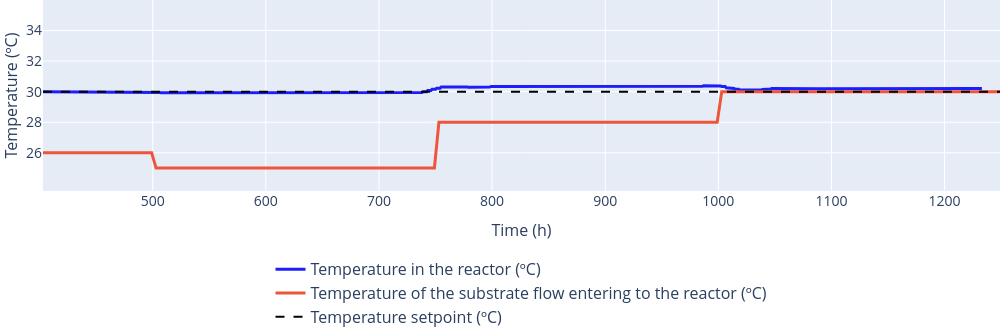
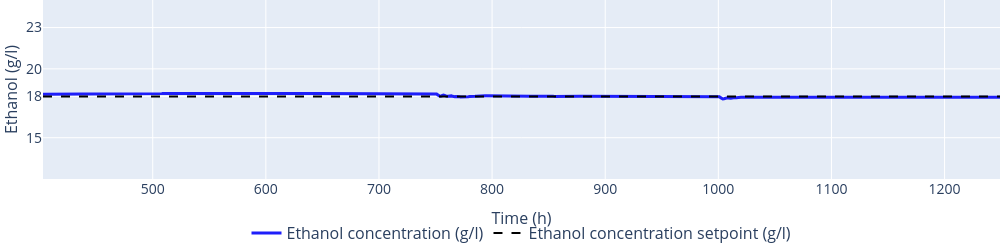
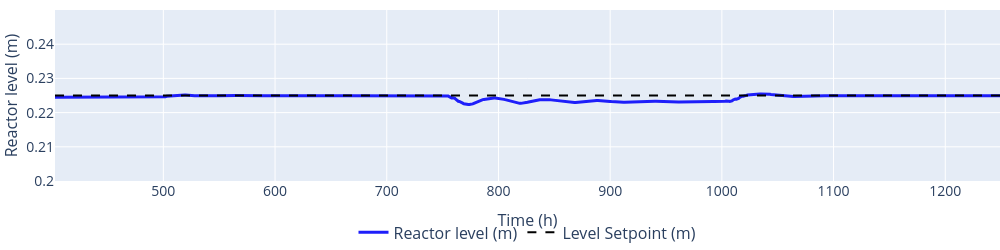
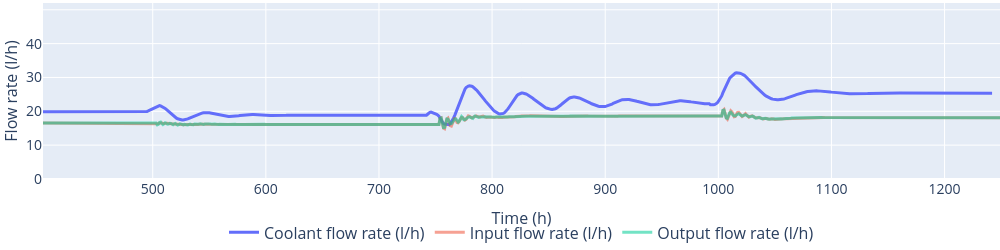

The notebook cell saved with these charts, in order:
### Code cell
from src.eval_env_runner import EvaluationEnvRunner
cd = cd[:-2]+"0_"


runner = EvaluationEnvRunner(config, model_dir=cd)
runner.run_evaluations()

### Figure 1 — Plotly figure (JSON) as saved in the notebook; plotly's stock layout.template omitted (floating-point values rounded to 4 significant figures; data arrays with more than 128 entries replaced by an {"elided": "..."} marker saying what was removed)
{"data": [{"line": {"color": "rgb(30, 30, 250)", "width": 3}, "mode": "lines", "name": "Temperature in the reactor (ºC)", "showlegend": true, "type": "scatter", "x": {"elided": "847 int values"}, "y": {"elided": "831 float values"}}, {"line": {"width": 3}, "mode": "lines", "name": "Temperature of the substrate flow entering to the reactor (ºC)", "showlegend": true, "type": "scatter", "x": {"elided": "847 int values"}, "y": {"elided": "847 float values"}}, {"line": {"color": "black", "dash": "dash"}, "mode": "lines", "name": "Temperature setpoint (ºC)", "showlegend": true, "type": "scatter", "x": {"elided": "847 int values"}, "y": {"elided": "847 int values"}}], "layout": {"height": 335, "legend": {"font": {"size": 16}, "orientation": "h", "x": 0.5, "xanchor": "center", "y": -0.75, "yanchor": "bottom"}, "margin": {"b": 0, "l": 0, "r": 0, "t": 0}, "title": {"text": ""}, "width": 1000, "xaxis": {"tickfont": {"size": 14}, "title": {"font": {"size": 16}, "text": "Time (h)"}}, "yaxis": {"range": [23.5, 36], "tickfont": {"size": 14}, "tickvals": [26, 28, 30, 32, 34], "title": {"font": {"size": 16}, "text": "Temperature (ºC)"}}}}

### Figure 2 — Plotly figure (JSON) as saved in the notebook; plotly's stock layout.template omitted (floating-point values rounded to 4 significant figures; data arrays with more than 128 entries replaced by an {"elided": "..."} marker saying what was removed)
{"data": [{"line": {"color": "rgb(30, 30, 250)", "width": 3}, "mode": "lines", "name": "Ethanol concentration (g/l)", "showlegend": true, "type": "scatter", "x": {"elided": "847 int values"}, "y": {"elided": "847 float values"}}, {"line": {"color": "black", "dash": "dash"}, "mode": "lines", "name": "Ethanol concentration setpoint (g/l)", "showlegend": true, "type": "scatter", "x": {"elided": "847 int values"}, "y": {"elided": "847 int values"}}], "layout": {"height": 250, "legend": {"font": {"size": 16}, "orientation": "h", "x": 0.5, "xanchor": "center", "y": -0.4, "yanchor": "bottom"}, "margin": {"b": 0, "l": 0, "r": 0, "t": 0}, "title": {"text": ""}, "width": 1000, "xaxis": {"tickfont": {"size": 14}, "title": {"font": {"size": 16}, "text": "Time (h)"}}, "yaxis": {"range": [12, 25], "tickfont": {"size": 14}, "tickvals": [15, 18, 20, 23], "title": {"font": {"size": 16}, "text": "Ethanol (g/l)"}}}}

### Figure 3 — Plotly figure (JSON) as saved in the notebook; plotly's stock layout.template omitted (floating-point values rounded to 4 significant figures; data arrays with more than 128 entries replaced by an {"elided": "..."} marker saying what was removed)
{"data": [{"line": {"color": "rgb(30, 30, 250)", "width": 3}, "mode": "lines", "name": "Reactor level (m)", "showlegend": true, "type": "scatter", "x": {"elided": "847 int values"}, "y": {"elided": "847 float values"}}, {"line": {"color": "black", "dash": "dash"}, "mode": "lines", "name": "Level Setpoint (m)", "showlegend": true, "type": "scatter", "x": {"elided": "847 int values"}, "y": {"elided": "847 float values"}}], "layout": {"height": 250, "legend": {"font": {"size": 16}, "orientation": "h", "x": 0.5, "xanchor": "center", "y": -0.4, "yanchor": "bottom"}, "margin": {"b": 0, "l": 0, "r": 0, "t": 0}, "title": {"text": ""}, "width": 1000, "xaxis": {"tickfont": {"size": 14}, "title": {"font": {"size": 16}, "text": "Time (h)"}}, "yaxis": {"range": [0.2, 0.25], "tickfont": {"size": 14}, "title": {"font": {"size": 16}, "text": "Reactor level (m)"}}}}

### Figure 4 — Plotly figure (JSON) as saved in the notebook; plotly's stock layout.template omitted (floating-point values rounded to 4 significant figures; data arrays with more than 128 entries replaced by an {"elided": "..."} marker saying what was removed)
{"data": [{"line": {"width": 3}, "mode": "lines", "name": "Coolant flow rate (l/h)", "opacity": 1, "showlegend": true, "type": "scatter", "x": {"elided": "847 int values"}, "y": {"elided": "840 float values"}}, {"line": {"width": 3}, "mode": "lines", "name": "Input flow rate (l/h)", "opacity": 0.55, "showlegend": true, "type": "scatter", "x": {"elided": "847 int values"}, "y": {"elided": "850 float values"}}, {"line": {"width": 3}, "mode": "lines", "name": "Output flow rate (l/h)", "opacity": 0.55, "showlegend": true, "type": "scatter", "x": {"elided": "847 int values"}, "y": {"elided": "850 float values"}}], "layout": {"height": 250, "legend": {"font": {"size": 16}, "orientation": "h", "x": 0.5, "xanchor": "center", "y": -0.4, "yanchor": "bottom"}, "margin": {"b": 0, "l": 0, "r": 0, "t": 0}, "title": {"text": " "}, "width": 1000, "xaxis": {"tickfont": {"size": 14}, "title": {"font": {"size": 16}, "text": "Time (h)"}}, "yaxis": {"range": [0, 52], "tickfont": {"size": 14}, "title": {"font": {"size": 16}, "text": "Flow rate (l/h)"}}}}
